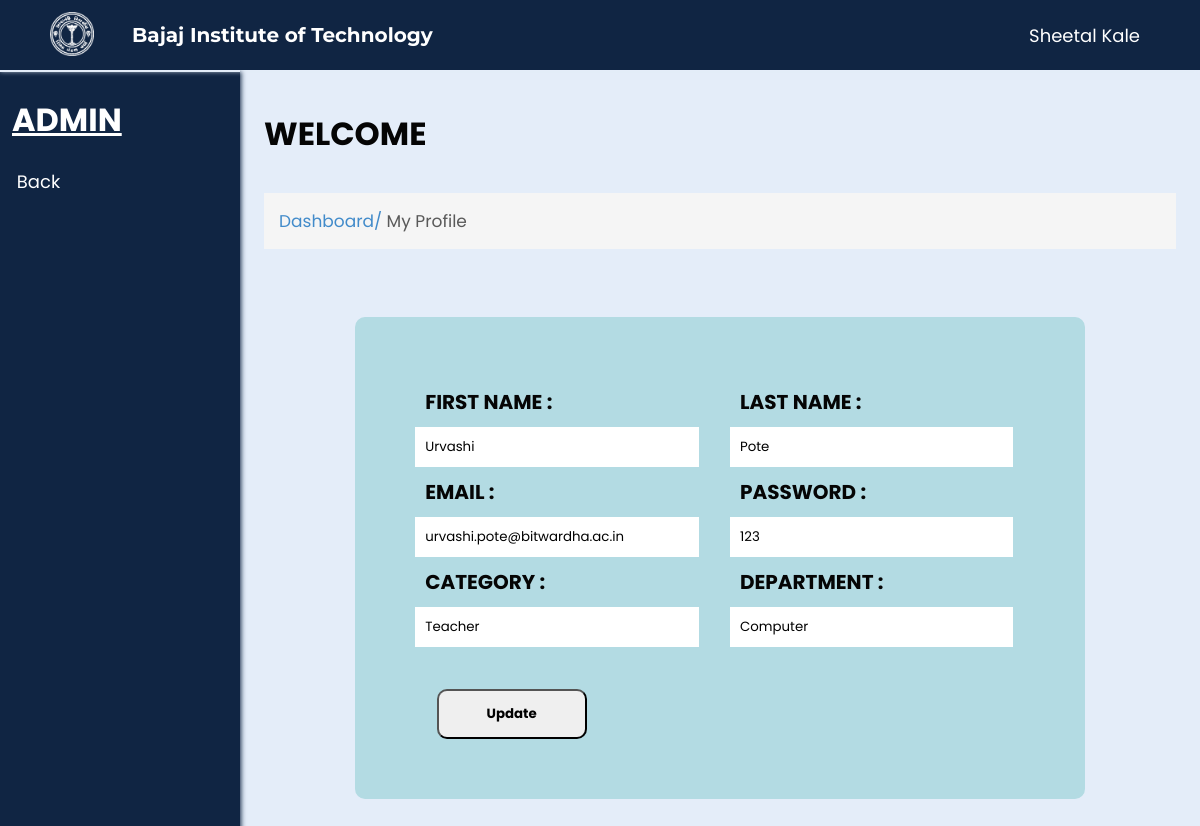
/hodedit.php?fname=Urvashi (signed in), run on the app's committed database.
### tables this page shows
CREATE TABLE `users` (
  `userid` varchar(20) NOT NULL,
  `fname` text NOT NULL,
  `lname` text NOT NULL,
  `email` varchar(50) NOT NULL,
  `dept` text NOT NULL,
  `password` varchar(20) NOT NULL,
  `category` text NOT NULL,
  `semester` char(5) DEFAULT NULL,
  `year` char(5) DEFAULT NULL,
  `section` char(1) DEFAULT NULL,
  `contact` int(11) NOT NULL
);

### check.php (called while the page is built, shortened)
<?php
$fname = $_SESSION['fname'];
$lname = $_SESSION['lname'];
?>

### hodedit.php (the view, shortened to what this page needs)
<?php
include('connect.php');
include('check.php');
?>
<html lang="en">
<head>
  <link rel="stylesheet" href="css/common.css?v=<?php echo time(); ?>">
  <link rel="stylesheet" href="css/edit.css?v=<?php echo time(); ?>">
</head>
<body>
<div class="nav">
    <div class="img">
      <img id="img" src="images/bitlogo_transparent.png" alt="BIT Logo">
    </div>
    <h2 id="heading">Bajaj Institute of Technology</h2>
    <div class="links" id="links">
      <p class="input"><?php echo $fname, " ", $lname; ?></p>
    </div>
  </div>
  <div class="spaces"></div>
  <div class="full">
    <div class="left">
      <h1>ADMIN</h1>
      <ul>
        <li><a href="manageFaculty.php">Back</a></li>
      </ul>
    </div>
    <div class="right">
      <h1>WELCOME</h1>
      <br>
      <p>Dashboard/ <span>My Profile</span></p>
      <br>
      <br>
    <?php
  if (isset($_GET['fname'])) {
    $fname = mysqli_real_escape_string($conn, $_GET['fname']);
    $query = "SELECT * FROM users WHERE fname= '$fname' ";
    $query_run = mysqli_query($conn, $query);
    if (mysqli_num_rows($query_run) > 0) {
      $user = mysqli_fetch_array($query_run);
  ?>
      <form action="Action.php" method="POST" class="efrm">
    <div>
      <div class="div1">
        <div class="label1">
          <label><b>FIRST NAME :</b></label>
          <input class="l1" type="text" name="FNAME" value="<?= $user['fname'] ?>" required>
        </div>
        <div class="label2">
          <label><b>LAST NAME :</b></label>
          <input class="l1" type="text" name="LNAME" value="<?= $user['lname'] ?>" required>
        </div>
      </div>
      <div>
        <div  class="label1">
          <label><b>EMAIL :</b></label>
          <input class="l1" type="text" name="EMAIL" value="<?= $user['email'] ?>" required>
        </div>
        <div class="label2">
          <label><b>PASSWORD :</b></label>
          <input class="l1" type="text" name="PASSWORD" value="<?= $user['password'] ?>" required>
        </div>
      </div>
      <br>
       <div class="labelbtn">
        <div class="label1">
          <label><b>CATEGORY :</b></label>
          <input readonly class="l1" type="text" name="CATEGORY" value="<?= $user['category'] ?>" required>
        </div>
        <div class="label2">
          <label><b>DEPARTMENT :</b></label>
          <input readonly class="l1" type="text" name="DEPARTMENT" value="<?= $user['dept'] ?>" required>
        </div>
       </div>
      </div>
        <div class="bt">
        <button classtype="submit" name="Update"><b>Update</b></button>
        </div>
      </form>
  <?php
    } else {
      echo "No such record found";
    }
  }
  ?>
   </div>
</body>
</html>

### css/common.css (style rules this page uses)
* { margin: 0; padding: 0; box-sizing: border-box; font-family: 'Poppins', sans-serif; }
body { background-color: #E4EDF9; }
.nav { background-color: #102543; position: fixed; width: 100%; z-index: 100; height: 70px; box-shadow: 0px 1px 5px #E4EDF9; transition: 0.5s; }
.nav .img { transition: 0.5s; margin-left: 2%; padding: 1%; text-align: center; height: 100%; float: left; width: 8%; }
#img { height: 95%; transition: 0.5s; }
.nav .img img { height: 100%; width: auto; }
.nav h2 { transition: 0.5s; color: white; display: flex; height: 70px; font-size: 20px; float: left; width: 30%; align-items: center; padding: 1%; font-family: 'Montserrat', sans-serif; }
.nav .links { margin-right: 5%; transition: 0.5s; display: flex; height: 70px; float: left; width: 55%; align-items: center; justify-content: right; gap: 4%; font-family: 'Montserrat', sans-serif; }
.spaces { height: 70px; }
.full { width: 100%; max-width: 100%; min-height: 100%; margin: 0px; }
.left { height: 100vh; width: 20vw; background-color: #102543; color: white; border-top: 2px solid #E4EDF9; box-shadow: 1px 0px 5px #102543; position: fixed; }
.left h1 { margin: 10% 5%; text-decoration: underline; }
.right { width: 100%; padding: 5vh 2vw; padding-left: 22vw; color: rgb(5, 5, 5); }
.left ul { list-style-type: none; margin: 10% 7%; }
.left li { cursor: pointer; font-size: 18px; margin-top: 7%; transition: 0.5s; }
.left li a { text-decoration: none; color: white; }
.right>p { margin-top: 10px; font-size: 17px; padding: 15px; background-color: #F5F5F5; color: #428BCA; }
.right>p span { color: rgb(89, 89, 89); }
.links .input { background-color: transparent; border: 0; color: white; font-size: 18px; }

### css/edit.css (style rules this page uses)
.efrm { background-color: rgb(179, 219, 227); border-radius: 10px ; margin: 2% 10% 4% 10%; padding: 20px 50px 60px 50px; }
.efrm label { padding: 20px; font-size: 20px; }
.efrm input { padding: 10px; margin: 10px; border: 10px black; width: 90%; }
.efrm .label1 { float: left; width: 50%; }
.efrm .label2 { float: right; width: 50%; }
.div1 { margin-top: 50px; }
.efrm button { height: 50px; width: 150px; padding: 10px; border-radius: 10px ; margin-top: 5%; margin-left: 5%; }
.labelbtn { padding-top: 150px; }

### data on the page
users: FNAME "Urvashi", LNAME "Pote", EMAIL "urvashi.pote@bitwardha.ac.in", PASSWORD "123", CATEGORY "Teacher", DEPARTMENT "Computer"

### other printed values
$fname "Sheetal"
$lname "Kale"
